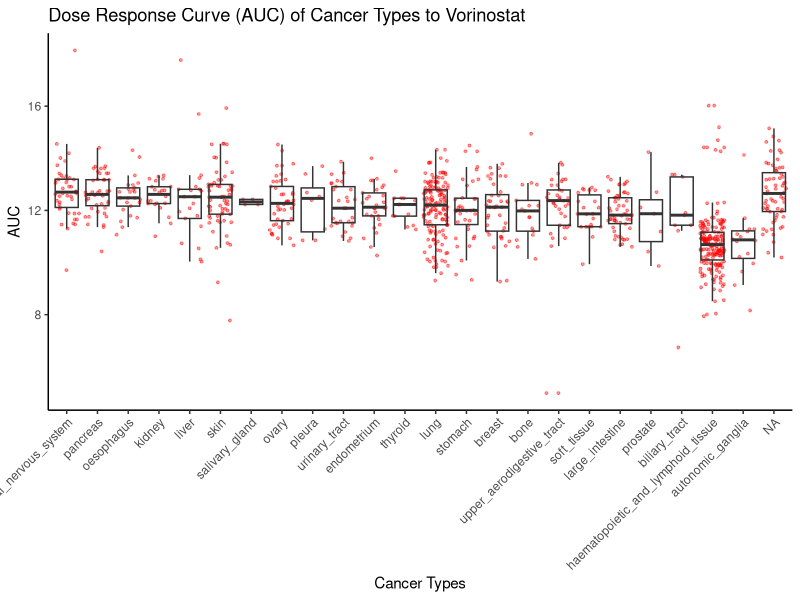
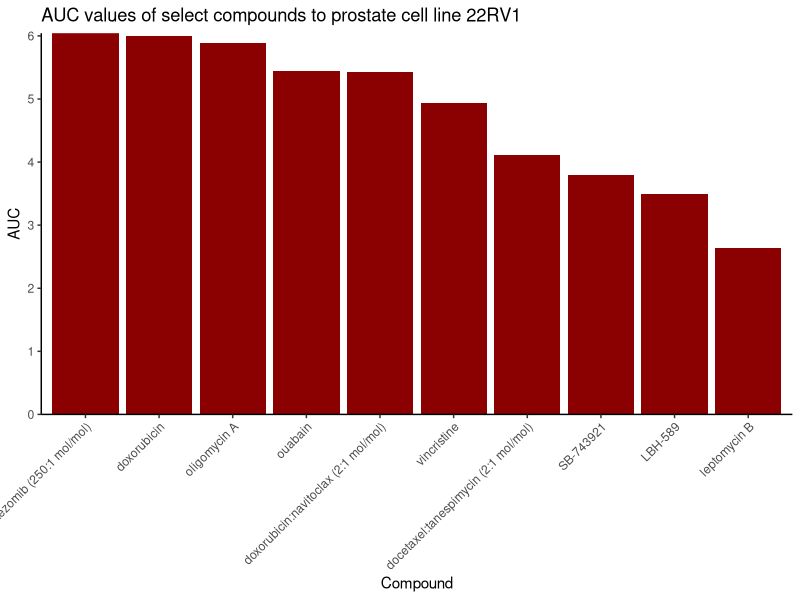
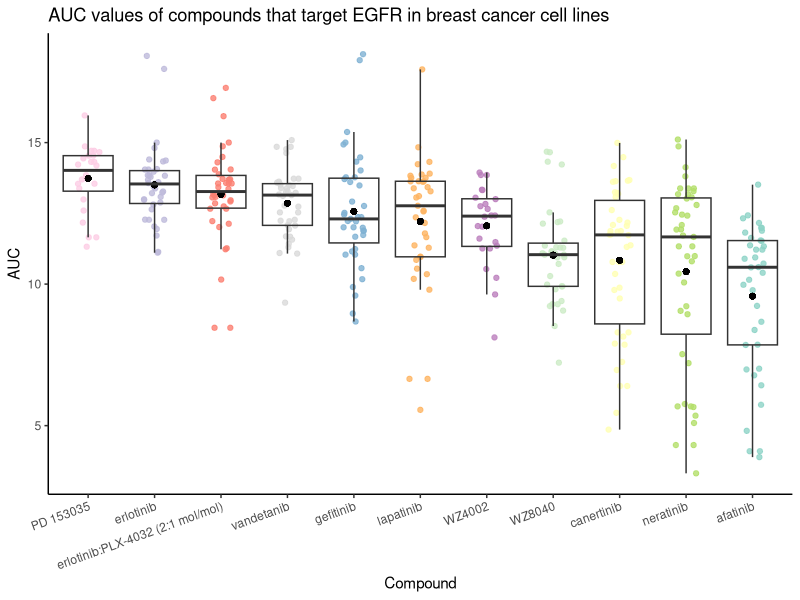

The R source for these figures, in order:
## ---- chunk 1
knitr::opts_chunk$set(echo = TRUE)
library("tidyr")
library("dplyr")
library("ggplot2")
library("ggrepel")
library(RColorBrewer)
## ---- chunk 2
dad_mom <- read.delim("dad_mom.txt")

dad_mom_fix <- gather(dad_mom, key = "key", value = "value", c("name_dad", "name_mom")) %>% 
  mutate(parent_type = c(rep("Dad", 3), rep("Mom", 3))) %>% 
  mutate(income = c(income_dad[1:3], income_mom[4:6])) %>% 
  select(c("fam_id", "parent_type", "parent_name" = "value", "parent_income" = "income")) #I reordered and changed the names of the columns

#The way I did this does not seem reproduceable at a larger scale - I am excited to see how everyone else did a better job!
## ---- chunk 3
AUC_1 <- read.csv("CTRP_files/AUC_1.csv")
AUC_2 <- read.csv("CTRP_files/AUC_2.csv")
cancer_cell_line_info <- read.csv("CTRP_files/cancer_cell_line_info.csv")
compound_info <- read.csv("CTRP_files/compound_info.csv")
experiment_info <- read.csv("CTRP_files/Experiment_info.csv")
## ---- chunk 4
#Since a look at both AUC_1 and AUC_2 seems to show that AUC_2 is just a continuation of AUC_1 (potentially due to a technical limitation),
#I decided to combine the two data frames together by row instead of by a shared column

AUC <- bind_rows(AUC_1, AUC_2)

full_AUC <- AUC %>% 
  inner_join(compound_info, by = "master_cpd_id") %>% 
  inner_join(experiment_info, by = c("experiment_id" = "expt_id")) %>% 
  inner_join(cancer_cell_line_info, by = "master_ccl_id")
## ---- chunk 5
vorino_AUC <- full_AUC %>% 
  select(cancer_type, cpd_name, area_under_curve) %>% 
  filter(cpd_name == "vorinostat") %>% 
  group_by(cancer_type)

vorino_AUC %>% 
  ggplot(aes(x = reorder(cancer_type, -area_under_curve), y = area_under_curve), ) +
    geom_jitter(size = 0.7, alpha = 0.4, color = "red") +
    geom_boxplot(alpha = 0) +
    labs(
        title = "Dose Response Curve (AUC) of Cancer Types to Vorinostat",
        x = "Cancer Types",
        y = "AUC"
    ) +
    theme_classic() +
    theme(axis.text.x = element_text(angle = 45, hjust = 1))  #From an aesthetic perspective, the x-axis looks terrible. This could be fixed by using abbreviations for the cancer types
## ---- chunk 6
vorino_AUC_mean <- vorino_AUC %>% 
  summarize("mean_AUC" = mean(area_under_curve)) %>% 
  arrange(mean_AUC)
#This was just to get a better look at the data
vorino_AUC_mean
## ---- chunk 7
prostate_cpd <- full_AUC %>% 
  select(ccl_name, cpd_name, area_under_curve) %>% 
  filter(ccl_name == "22RV1") %>% 
  arrange(area_under_curve)

unique(prostate_cpd$cpd_name) %>% 
  length() %>%
  print()

length(prostate_cpd$cpd_name) %>% 
  print()

## ---- chunk 8
prostate_cpd_low <- prostate_cpd[1:10, ] #I did this to clean up the graph, otherwise it would be very cluttered and difficult to read

prostate_cpd_low %>% 
  ggplot(aes(x = reorder(cpd_name, -area_under_curve), y = area_under_curve)) +
  geom_col(fill = "red4") +
  labs(
      title = "AUC values of select compounds to prostate cell line 22RV1",
      x = "Compound",
      y = "AUC"
  ) +
  theme_classic() +
  scale_y_continuous(expand = c(0,0)) +
  theme(axis.text.x = element_text(angle = 45, hjust = 1))

  #As with the previous graph, the x-axis is a mess. In a publication worthy graph, the longer compound names would be abbreviated
## ---- chunk 9
EGFR_breast_cpd <- full_AUC %>% 
  select(cpd_name, cancer_type, ccl_name, gene_symbol_of_protein_target, area_under_curve) %>% 
  filter(
        grepl("breast", cancer_type),
        grepl("EGFR", gene_symbol_of_protein_target)) %>% 
  group_by(cpd_name) %>% 
  mutate("mean_AUC" = mean(area_under_curve))

EGFR_breast_cpd %>% 
  ggplot(aes(x = reorder(cpd_name, -mean_AUC), y = area_under_curve)) +
  geom_jitter(aes(color = cpd_name), width = 0.17, alpha = 0.8) + #setting width creates distinction between the points of different compounds
  geom_point(aes(y = mean_AUC)) + #since 
  geom_boxplot(alpha = 0) + 
  scale_color_brewer(palette = "Set3") +
  theme_classic() +
  labs(
      title = "AUC values of compounds that target EGFR in breast cancer cell lines",
      x = "Compound",
      y = "AUC"
  ) +
  theme(legend.position = "none") +
  theme(axis.text.x = element_text(angle = 20, hjust = 1))
  
#I was not able to get the aesthetic of geom_boxplot() "middle =" to work, which would change what the middle line of the boxplot represents
#I wanted to make it represent the mean and not the median so that the ordering of the x-axis made more sense to the viewer
